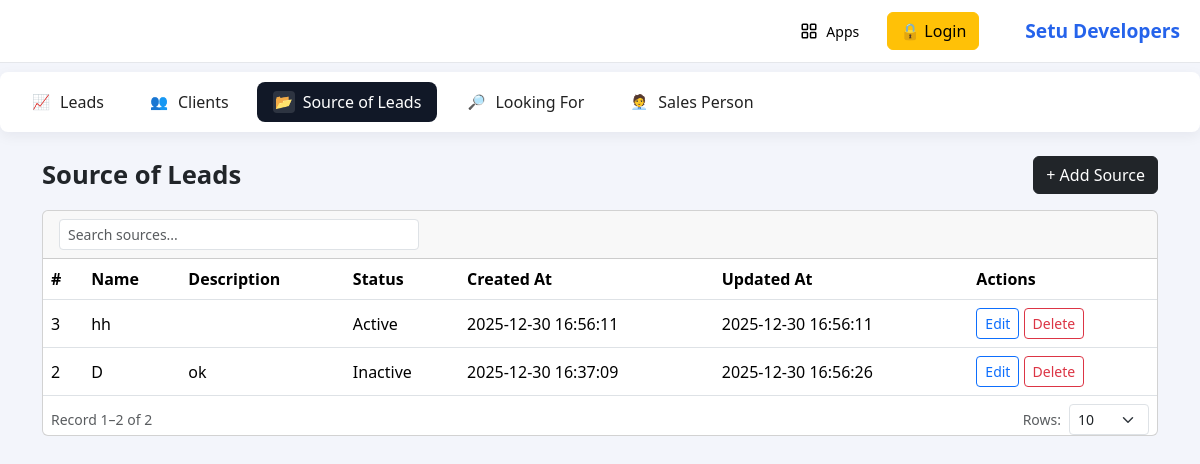
The app's page /admin/leads/sources.php, older data.
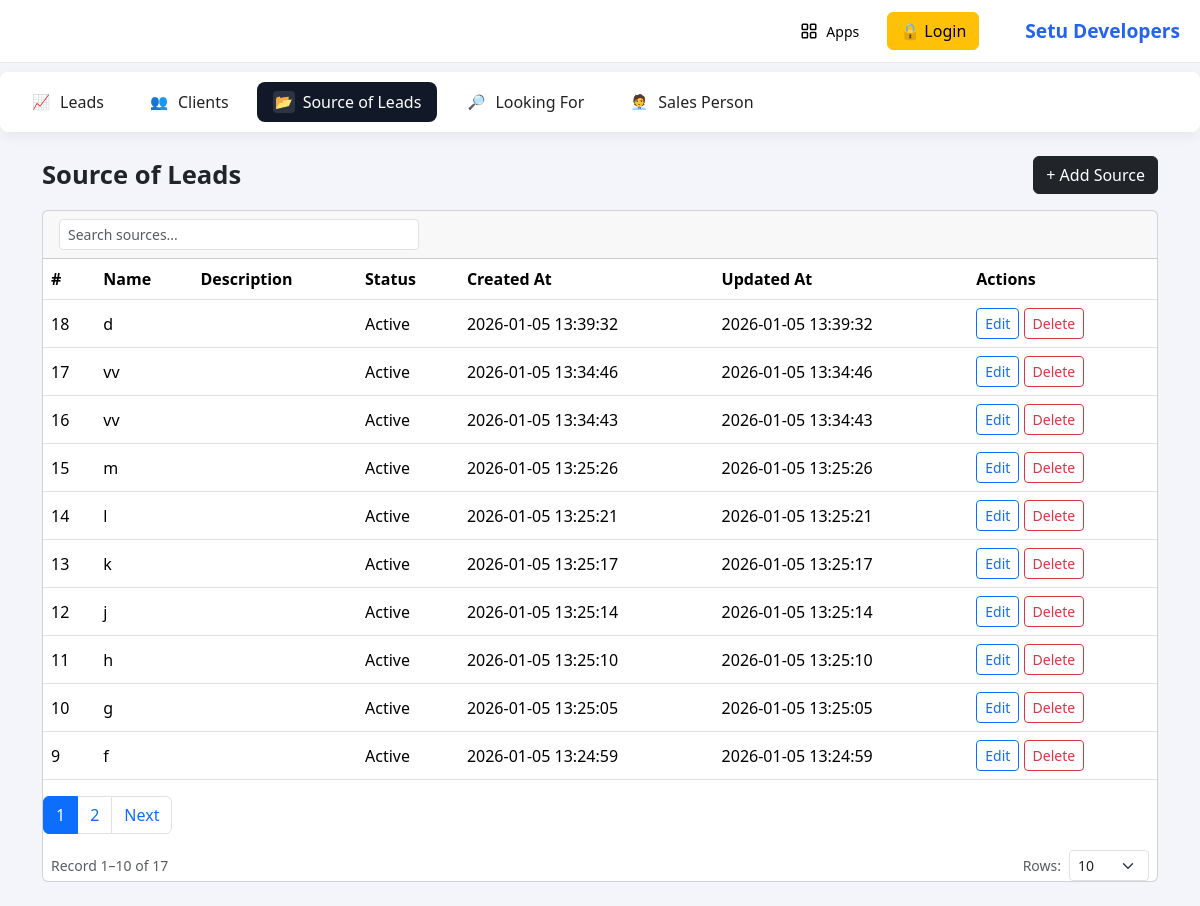
The same page, newer data.
### tables this page shows
CREATE TABLE IF NOT EXISTS `lead_sources` (
  `id` int NOT NULL AUTO_INCREMENT,
  `name` varchar(191) NOT NULL,
  `description` text,
  `status` tinyint(1) DEFAULT '1',
  `created_at` datetime DEFAULT CURRENT_TIMESTAMP,
  `updated_at` datetime DEFAULT CURRENT_TIMESTAMP ON UPDATE CURRENT_TIMESTAMP,
  PRIMARY KEY (`id`),
  KEY `idx_lead_sources_name` (`name`)
);

### admin/leads/leads_source_list_fragment.php (the view, shortened to what this page needs)
<?php
include_once __DIR__ . '/../config/db.php';
$page = isset($_GET['page']) ? max(1, intval($_GET['page'])) : 1;
$per_page = isset($_GET['per_page']) ? max(1, intval($_GET['per_page'])) : 10;
$offset = ($page - 1) * $per_page;
$countRes = $con->query("SELECT COUNT(*) AS c FROM lead_sources");
$totalCount = 0;
if ($countRes && $countRes->num_rows){ $r = $countRes->fetch_assoc(); $totalCount = (int)($r['c'] ?? 0); }
$where = '';
$res = $con->query("SELECT * FROM lead_sources" . $where . " ORDER BY id DESC LIMIT " . (int)$offset . "," . (int)$per_page);
function esc($v){ return htmlspecialchars($v); }
?>
<div class="table-responsive">
  <table class="table table-hover align-middle mb-0">
    <thead>
      <tr>
        <th>#</th>
        <th>Name</th>
        <th>Description</th>
        <th>Status</th>
        <th>Created At</th>
        <th>Updated At</th>
        <th>Actions</th>
      </tr>
    </thead>
    <tbody>
    <?php if ($res && $res->num_rows): while ($row = $res->fetch_assoc()): ?>
      <tr data-id="<?= esc($row['id']) ?>">
        <td><?= esc($row['id']) ?></td>
        <td><?= esc(isset($row['name']) ? $row['name'] : (isset($row['title']) ? $row['title'] : '')) ?></td>
        <td><?= esc(isset($row['description']) ? $row['description'] : '') ?></td>
        <?php
          $rawStatus = isset($row['status']) ? $row['status'] : '';
          if ($rawStatus === '1' || $rawStatus === 1) {
            $statusLabel = 'active';
          } elseif ($rawStatus === '0' || $rawStatus === 0) {
            $statusLabel = 'inactive';
          } else {
            $statusLabel = strtolower((string)$rawStatus) ?: 'inactive';
          }
        ?>
        <td><?= esc(ucfirst($statusLabel)) ?></td>
        <td><?= esc($row['created_at']) ?></td>
        <td><?= esc($row['updated_at']) ?></td>
        <td>
          <button class="btn btn-sm btn-outline-primary btn-edit-source">Edit</button>
          <button class="btn btn-sm btn-outline-danger btn-delete-source">Delete</button>
        </td>
      </tr>
    <?php endwhile; else: ?>
      <tr><td colspan="7" class="text-center py-3">No sources found.</td></tr>
    <?php endif; ?>
    </tbody>
  </table>
</div>
<?php
$totalPages = max(1, (int)ceil($totalCount / $per_page));
if ($totalPages > 1):
  $start = max(1, $page - 3);
  $end = min($totalPages, $page + 3);
  echo '<nav class="mt-3"><ul class="pagination">';
  for ($p = $start; $p <= $end; $p++){
    $cls = $p == $page ? ' page-item active' : ' page-item';
    echo '<li class="'.$cls.'"><a href="#" class="page-link sources-page-link" data-page="'.$p.'">'.$p.'</a></li>';
  }
  if ($page < $totalPages) echo '<li class="page-item"><a href="#" class="page-link sources-page-link" data-page="'.($page+1).'">Next</a></li>';
  echo '</ul></nav>';
endif;
?>
<?php
$startRec = $totalCount > 0 ? ($offset + 1) : 0;
$endRec = $totalCount > 0 ? ($offset + ($res ? $res->num_rows : 0)) : 0;
?>
<div class="d-flex justify-content-between align-items-center mt-2 px-2">
  <div class="small text-muted">Record <?php echo $startRec; ?>–<?php echo $endRec; ?> of <?php echo $totalCount; ?></div>
  <div class="d-flex align-items-center gap-2">
    <label class="small text-muted mb-0">Rows:</label>
    <select id="sourcePerPageFooter" class="form-select form-select-sm" style="width:80px;">
      <option value="10" <?php if($per_page==10) echo 'selected'; ?>>10</option>
    </select>
  </div>
</div>

Row changes from the older to the newer data that the page shows:
no longer on this page (row unchanged): lead_sources: id "3", name "hh", status "Active", created_at "2025-12-30 16:56:11", updated_at "2025-12-30 16:56:11"
no longer on this page (row edited): lead_sources: id "2", name "D", description "ok", status "Inactive", created_at "2025-12-30 16:37:09", updated_at "2025-12-30 16:56:26"
added lead_sources: id "18", name "d", status "Active", created_at "2026-01-05 13:39:32", updated_at "2026-01-05 13:39:32"
added lead_sources: id "17", name "vv", status "Active", created_at "2026-01-05 13:34:46", updated_at "2026-01-05 13:34:46"
added lead_sources: id "16", name "vv", status "Active", created_at "2026-01-05 13:34:43", updated_at "2026-01-05 13:34:43"
added lead_sources: id "15", name "m", status "Active", created_at "2026-01-05 13:25:26", updated_at "2026-01-05 13:25:26"
added lead_sources: id "14", name "l", status "Active", created_at "2026-01-05 13:25:21", updated_at "2026-01-05 13:25:21"
added lead_sources: id "13", name "k", status "Active", created_at "2026-01-05 13:25:17", updated_at "2026-01-05 13:25:17"
added lead_sources: id "12", name "j", status "Active", created_at "2026-01-05 13:25:14", updated_at "2026-01-05 13:25:14"
added lead_sources: id "11", name "h", status "Active", created_at "2026-01-05 13:25:10", updated_at "2026-01-05 13:25:10"
added lead_sources: id "10", name "g", status "Active", created_at "2026-01-05 13:25:05", updated_at "2026-01-05 13:25:05"
added lead_sources: id "9", name "f", status "Active", created_at "2026-01-05 13:24:59", updated_at "2026-01-05 13:24:59"
Text that changed along with them:
$endRec: "2" → "10"
$totalCount: "2" → "17"
new list line: "1"
new list line: "2"
text now shown: "Next"
